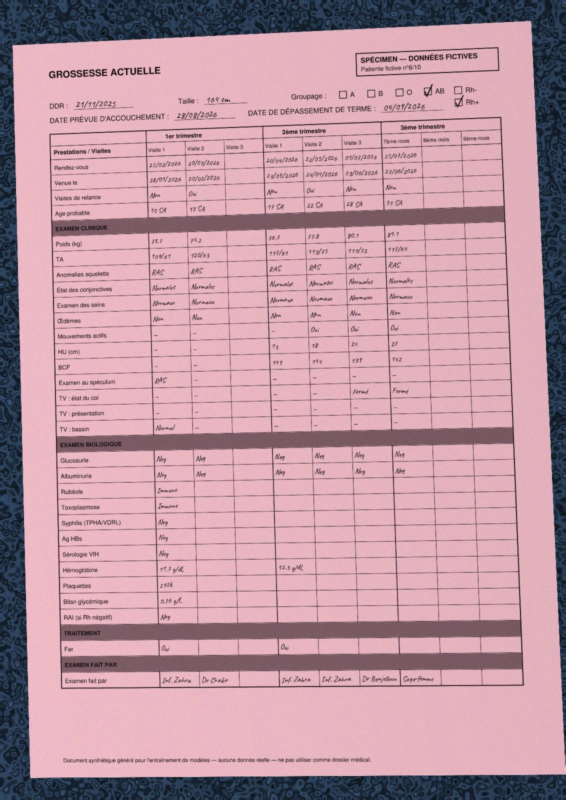
#> input picture dayone-participants/work/strat15/app/testdata/p3_grossesse.jpg, 1131 x 1600 px (shown at 1/2 size); its folder holds only this picture in this run
$ python -i register.py   (imports and definitions only)
#> lines starting #> are read from the running program, lines starting #| are printed output that depends on the picture; after the words box and inside, x2 and y2 are one past the last pixel; in counts of white or black regions, pixels touching at a corner belong together
### dayone-participants/work/strat2/templates.py
"""Strategy 2 (part 1): page templates and field zones in template pixel coordinates.

* Reference page for type t = patient 1's page t.
* For every specimen page we fit the affine page->reference from matched printed labels
  (layouts differ only by a global similarity transform), so GT boxes of all 10 patients can be
  expressed in reference coordinates.
* Zones: table cells from header/row geometry; inline fields from the label to the right
  (bounded by the next label / the widest value seen); checkboxes from the vector squares.
* Blank template = reference page with handwriting spans redacted (for registration & synthesis).
"""
from __future__ import annotations

import json
import sys
from pathlib import Path

import numpy as np
import pymupdf as fitz

HERE = Path(__file__).resolve().parent
sys.path.insert(0, str(HERE.parents[0] / "shared"))
sys.path.insert(0, str(HERE.parents[0] / "strat1"))
import build_gt as B  # noqa: E402
from common import GT_DIR, LOCAL, PDF, SCALE, SHARED  # noqa: E402

TPL_DIR = LOCAL / "templates"


# [22 lines left out: function match_affine, not called in this run]


def apply(M, b):
    pts = np.array([[b[0], b[1], 1], [b[2], b[1], 1], [b[0], b[3], 1], [b[2], b[3], 1]]) @ M.T
    return [pts[:, 0].min(), pts[:, 1].min(), pts[:, 0].max(), pts[:, 1].max()]


# [52 lines left out: functions render_blank, render_blank_clean, not called in this run]


def main():
    TPL_DIR.mkdir(parents=True, exist_ok=True)
    doc = fitz.open(PDF)
    refs = {t: B.label_spans(B.spans_of(doc[t - 1])) for t in range(1, 9)}
    affines = {}
    for n in range(80):
        t = n % 8 + 1
        M, res = match_affine(B.label_spans(B.spans_of(doc[n])), refs[t])
        affines[n + 1] = dict(M=M.tolist(), res=res)
    print("max affine residual (pt):", max(a["res"] for a in affines.values()))

    templates = {}
    for t in range(1, 9):
        page = doc[t - 1]
        spans = B.spans_of(page)
        labs = refs[t]
        runs = B.value_runs(spans)
        occ = B.occurrence_keys(labs)
        zones = {}
        # --- table cells
        for tb in B.TABLES.get(t, []):
            start = B.find_label(labs, tb["start"])
            y0 = start["bbox"][1] - 2
            end = B.find_label(labs, tb["end"], after_y=y0) if tb["end"] else None
            xmin, xmax = tb.get("xmin", 0), tb.get("xmax", 10_000)
            hdr_line = sorted([l for l in labs if abs(B.cy(l["bbox"]) - B.cy(start["bbox"])) < 6
                               and xmin <= l["bbox"][0] < xmax], key=lambda l: l["bbox"][0])
            heads, hi = [], 0
            for l in hdr_line:
                if hi < len(tb["headers"]) and l["key"].startswith(tb["headers"][hi]):
                    heads.append(l); hi += 1
            hx = [h["bbox"][0] for h in heads]
            col_keys = tb.get("col_keys") or tb["headers"]
            y1 = end["bbox"][1] - 4 if end else 800
            vx = [(it[1].x + it[2].x) / 2 for d in page.get_drawings() for it in d["items"] if it[0] == "l"
                  and abs(it[1].x - it[2].x) < 2.5 and abs(it[1].y - it[2].y) > 15
                  and min(it[1].y, it[2].y) < y1 and max(it[1].y, it[2].y) > y0 and xmin <= it[1].x <= xmax]
            right = max(v for v in vx if v > hx[-1])
            xb = [h - 4 for h in hx] + [right]
            if tb["rows"] is None:
                rows = [dict(key="contenu", bbox=(0, start["bbox"][3] + 4, 0, y1))]
            elif tb["rows"] == "auto":
                rows = [dict(l) for l in labs if l["bbox"][0] < hx[0] - 20 and l["bbox"][1] > start["bbox"][3]
                        and not l["key"].startswith("document_synthetique") and not l["bold"]]
            else:
                rows = [dict(next(l for l in labs if l["key"].startswith(rk) and y0 < l["bbox"][1]
                                  and xmin <= l["bbox"][0] < xmax and l["bbox"][0] < hx[0] - 5)) for rk in tb["rows"]]
            import collections
            seen = collections.Counter()
            for r in rows:
                seen[r["key"]] += 1
                if seen[r["key"]] > 1:
                    r["key"] = f"{r['key']}_{seen[r['key']]}"
            pitch = np.median(np.diff([B.cy(r["bbox"]) for r in rows])) if len(rows) > 1 else 20
            for r in rows:
                if tb["rows"] is None:
                    ry0, ry1 = r["bbox"][1], r["bbox"][3]
                else:
                    ry0, ry1 = B.cy(r["bbox"]) - pitch / 2, B.cy(r["bbox"]) + pitch / 2
                for ci, ck in enumerate(col_keys):
                    zones[f"{tb['name']}.{r['key']}.{ck}"] = dict(type="text", zone=[xb[ci], ry0, xb[ci + 1], ry1])
        # --- inline fields: label -> right
        gt_keys = json.loads((GT_DIR / "schema.json").read_text(encoding="utf-8"))[str(t)]
        for key, typ in gt_keys.items():
            if not key.startswith("inline."):
                continue
            lk = key[7:]
            lab = next(l for l in labs if occ[id(l)] == lk)
            lb = lab["bbox"]
            # max extent of values over the 10 patients (in reference coords)
            x_end, y_lo, y_hi = lb[2] + 60, lb[1] - 5, lb[3] + 5
            below = lb[3] + 25 if lab["text"].rstrip().endswith("?") else None
            for p in range(10):
                g = json.loads((GT_DIR / f"page_{p * 8 + t:02d}.json").read_text(encoding="utf-8"))
                f = next((f for f in g["fields"] if f["key"] == key), None)
                if f and f.get("bbox"):
                    M = np.array(affines[p * 8 + t]["M"])
                    bb = apply(M, [v / SCALE for v in f["bbox"]])
                    x_end = max(x_end, bb[2] + 15)
                    y_lo, y_hi = min(y_lo, bb[1] - 3), max(y_hi, bb[3] + 3)
            ul = [it[2].x for d in page.get_drawings() for it in d["items"] if it[0] == "l"
                  and abs(it[1].y - it[2].y) < 2.5 and lb[3] - 3 <= it[1].y <= lb[3] + 9
                  and lb[2] - 6 <= it[1].x <= lb[2] + 15]
            if ul:
                x_end = max(x_end, max(ul) + 5)
            c = B.cy(lb)
            y_lo, y_hi = max(y_lo, c - 12), min(y_hi, c + 11)
            nxt = [l["bbox"][0] for l in labs if abs(B.cy(l["bbox"]) - B.cy(lb)) < 8 and l["bbox"][0] > lb[2] + 5]
            if nxt:
                x_end = min(x_end, min(nxt) - 2)
            if below:
                zones[key] = dict(type="text", zone=[lb[0], lb[3] + 1, 560, below])
            else:
                zones[key] = dict(type="text", zone=[lb[2] + 1, y_lo, min(x_end, 575), y_hi])
        # --- checkboxes
        for cb in B.checkboxes(page, labs, occ):
            zones[cb["key"]] = dict(type="checkbox", zone=list(cb["bbox"]), label=cb["label"], group=cb["group"])
        # px
        for z in zones.values():
            z["zone_px"] = [round(v * SCALE, 1) for v in z["zone"]]
        missing = set(gt_keys) - set(zones)
        if missing:
            print("type", t, "zones missing for", missing)
        templates[t] = dict(page_type=t, ref_page=t, zones=zones,
                            labels=[dict(text=l["text"], bbox_px=[round(v * SCALE, 1) for v in l["bbox"]]) for l in labs])
        render_blank_clean(t - 1, str(TPL_DIR / f"blank_p{t}.png"))
        doc[t - 1].get_pixmap(dpi=200).save(str(TPL_DIR / f"ref_p{t}.png"))
    (SHARED / "templates.json").write_text(json.dumps({str(k): v for k, v in templates.items()}, ensure_ascii=False),
                                           encoding="utf-8")
    (SHARED / "page_affines.json").write_text(json.dumps(affines), encoding="utf-8")
    print({t: len(v["zones"]) for t, v in templates.items()})


# [2 lines that do not run on import are left out]

### dayone-participants/work/strat2/register.py
"""Strategy 2 (part 2): register a photo of a registry page onto its template.

register(photo_rgb) -> dict(page_type, H (photo->template 3x3), warped (template-frame RGB),
                            score (ECC correlation), type_scores)
Steps: page quad (paper vs background) -> rectify to A4 -> page-type classification by ECC
correlation against the 8 blank templates -> ECC homography refinement (coarse to fine).
"""
from __future__ import annotations

import sys
from functools import lru_cache
from pathlib import Path

import cv2
import numpy as np

sys.path.insert(0, str(Path(__file__).resolve().parents[1] / "shared"))
from common import LOCAL, PAGE_H, PAGE_W  # noqa: E402

TPL_DIR = LOCAL / "templates"


def ensure_templates():
    """Blank templates are derived from the specimen PDF (a few seconds); rebuilt automatically if missing."""
    if not (TPL_DIR / "blank_p8.png").exists():
        import templates
        templates.main()


@lru_cache(maxsize=None)
def template_gray(t: int, scale: float, sigma: float = 1.2) -> np.ndarray:
    ensure_templates()
    im = cv2.imread(str(TPL_DIR / f"blank_p{t}.png"), cv2.IMREAD_GRAYSCALE)
    w, h = int(PAGE_W * scale), int(PAGE_H * scale)
    im = cv2.resize(im, (w, h), interpolation=cv2.INTER_AREA)
    return _prep(im, sigma)


def _prep(g: np.ndarray, sigma: float = 1.2) -> np.ndarray:
    """Illumination-invariant 'ink darkness' map: 1 - gray / local paper level (shadows cancel)."""
    g = g.astype(np.float32) + 1
    k = max(9, (min(g.shape) // 25) | 1)
    bg = cv2.dilate(g, np.ones((k // 3 | 1, k // 3 | 1), np.uint8))       # local max = paper level
    bg = cv2.GaussianBlur(bg, (0, 0), k / 3)
    n = np.clip(1 - g / bg, 0, 1)
    if sigma > 0:
        n = cv2.GaussianBlur(n, (0, 0), sigma)
    return n


def order_quad(pts: np.ndarray) -> np.ndarray:
    pts = pts.reshape(4, 2).astype(np.float32)
    s = pts.sum(1); d = np.diff(pts, axis=1).ravel()
    tl, br = pts[np.argmin(s)], pts[np.argmax(s)]
    tr, bl = pts[np.argmin(d)], pts[np.argmax(d)]
    return np.float32([tl, tr, br, bl])


def find_page_quad(img: np.ndarray):
    """Return 4 corners (photo px) of the paper, or None if the page fills the frame."""
    h, w = img.shape[:2]
    sc = 800 / max(h, w)
    small = cv2.resize(img, (int(w * sc), int(h * sc)), interpolation=cv2.INTER_AREA)
    hsv = cv2.cvtColor(small, cv2.COLOR_RGB2HSV)
    v = cv2.GaussianBlur(hsv[..., 2], (7, 7), 0)
    _, m = cv2.threshold(v, 0, 255, cv2.THRESH_BINARY + cv2.THRESH_OTSU)
    m = cv2.morphologyEx(m, cv2.MORPH_CLOSE, np.ones((15, 15), np.uint8))
    m = cv2.morphologyEx(m, cv2.MORPH_OPEN, np.ones((9, 9), np.uint8))
    cnts, _ = cv2.findContours(m, cv2.RETR_EXTERNAL, cv2.CHAIN_APPROX_SIMPLE)
    if not cnts:
        return None
    c = max(cnts, key=cv2.contourArea)
    area = cv2.contourArea(c) / (small.shape[0] * small.shape[1])
    if area < 0.2 or area > 0.97:
        return None
    hull = cv2.convexHull(c)
    peri = cv2.arcLength(hull, True)
    quad = None
    for eps in (0.01, 0.02, 0.03, 0.05):
        ap = cv2.approxPolyDP(hull, eps * peri, True)
        if len(ap) == 4:
            quad = ap
            break
    if quad is None:
        quad = cv2.boxPoints(cv2.minAreaRect(hull))
    return order_quad(np.asarray(quad, np.float32) / sc)


# [9 lines left out: function _ecc, not called in this run]


def _scale_h(H, s):
    S = np.diag([s, s, 1.0]); Si = np.diag([1 / s, 1 / s, 1.0])
    return S @ H @ Si


# [12 lines left out: function _refine, not called in this run]


def _coarse_scores(gray, H0, s=0.1, pad=12):
    """Shift-tolerant NCC of the rough rectified page against each blank template (page-type prior)."""
    S = np.diag([s, s, 1.0])
    W, Hh = int(PAGE_W * s), int(PAGE_H * s)
    r = _prep(cv2.warpPerspective(gray, S @ H0, (W, Hh), flags=cv2.INTER_AREA, borderMode=cv2.BORDER_REPLICATE), 1.0)
    r = cv2.copyMakeBorder(r, pad, pad, pad, pad, cv2.BORDER_CONSTANT, value=0)
    out = {}
    for t in range(1, 9):
        tpl = template_gray(t, s, 1.0)[pad:-pad, pad:-pad]
        out[t] = float(cv2.matchTemplate(r, tpl, cv2.TM_CCOEFF_NORMED).max())
    return out


TWINS = {5: 7, 7: 5, 6: 8, 8: 6}


# [52 lines left out: functions _title_score, _twin_pair, twin_decide, _full_refine, not called in this run]


def register(photo: np.ndarray, page_type: int | None = None, fine_scale: float = 0.5, topk: int = 2):
    h, w = photo.shape[:2]
    quad = find_page_quad(photo)
    if quad is None:
        quad = np.float32([[0, 0], [w, 0], [w, h], [0, h]])
    dst = np.float32([[0, 0], [PAGE_W, 0], [PAGE_W, PAGE_H], [0, PAGE_H]])
    H0 = cv2.getPerspectiveTransform(quad, dst).astype(np.float64)        # photo -> template (rough)
    gray = cv2.cvtColor(photo, cv2.COLOR_RGB2GRAY)
    prior = _coarse_scores(gray, H0)
    if page_type:
        cands = [page_type]
    else:
        cands = sorted(prior, key=prior.get, reverse=True)[:topk]
        for t in list(cands):
            if t in TWINS and TWINS[t] not in cands:
                cands.append(TWINS[t])
    res = {}
    for t in cands:
        res[t] = _full_refine(gray, H0, t, fine_scale)
    # twins share the geometry: decide on the full-page cc, then on the title band
    best = max(res, key=lambda t: res[t][0])
    cc, H = res[best]
    warped = cv2.warpPerspective(photo, H, (PAGE_W, PAGE_H), flags=cv2.INTER_LINEAR,
                                 borderMode=cv2.BORDER_REPLICATE)
    if not page_type and best in TWINS:
        best = twin_decide(warped, best)
    return dict(page_type=best, H=H, warped=warped, score=float(cc),
                type_scores={int(k): float(v[0]) for k, v in res.items()}, prior=prior)


ROTATIONS = (cv2.ROTATE_90_CLOCKWISE, cv2.ROTATE_90_COUNTERCLOCKWISE, cv2.ROTATE_180)


def register_any_orientation(photo: np.ndarray, page_type: int | None = None, accept: float = 0.45,
                             good: float = 0.70):
    """register(); if the page is not found upright (score < accept), try the photo turned by 90°, 270° and 180°
    (phone held sideways, booklet upside down). Returns (reg, photo as registered, rotation code or None)."""
    reg = register(photo, page_type)
    best = (reg, photo, None)
    if reg["score"] >= accept:
        return best
    for rot in ROTATIONS:
        turned = cv2.rotate(photo, rot)
        r = register(turned, page_type)
        if r["score"] > best[0]["score"]:
            best = (r, turned, rot)
        if r["score"] >= good:
            break
    return best

>>> import cv2
>>> picture = cv2.cvtColor(cv2.imread('../strat15/app/testdata/p3_grossesse.jpg'), cv2.COLOR_BGR2RGB)
>>> result = register_any_orientation(picture)
#> in find_page_quad, `v = cv2.GaussianBlur(hsv[..., 2], (7, 7), 0)`:
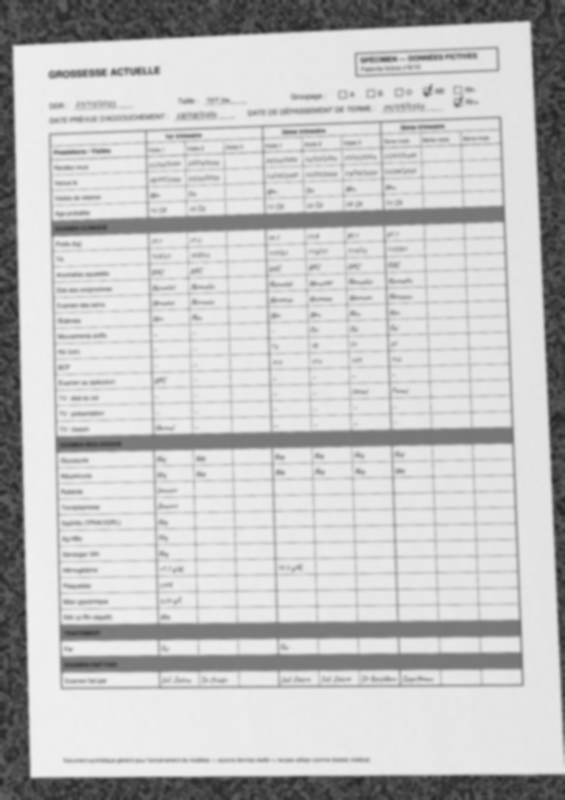
#> v: shape (800, 565); min 37, max 241, mean 195
#> in find_page_quad, `_, m = cv2.threshold(v, 0, 255, cv2.THRESH_BINARY + cv2.THRESH_OTSU)`:
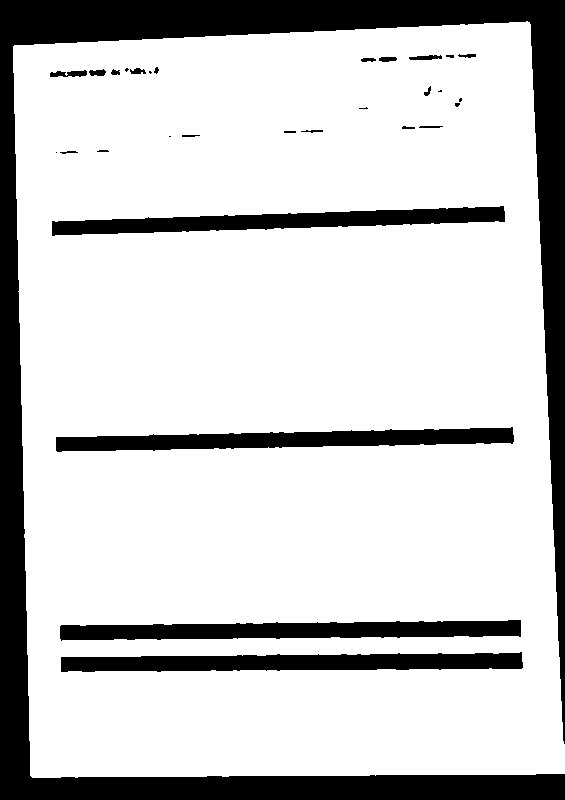
#> m: shape (800, 565); 80.2% white; 31 black regions (8 under 20 px), largest, box (x1, y1, x2, y2) and area: (0, 0, 565, 800) 61059, (61, 652, 523, 672) 6935, (60, 620, 521, 641) 6926
#> in find_page_quad, `m = cv2.morphologyEx(m, cv2.MORPH_CLOSE, np.ones((15, 15), np.uint8))`:
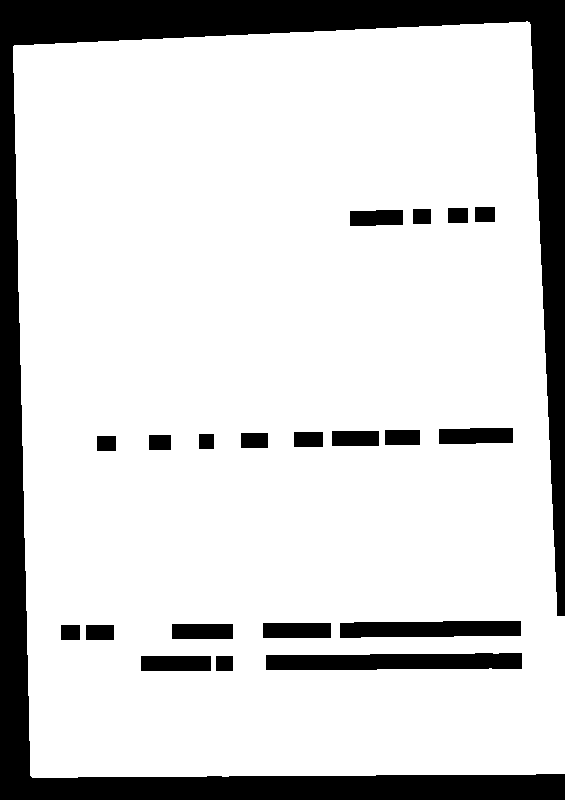
#> m: shape (800, 565); 83% white; 21 black regions, largest, box (x1, y1, x2, y2) and area: (0, 0, 565, 800) 60448, (266, 653, 522, 670) 3885, (340, 621, 521, 638) 2733
#> in find_page_quad, `cnts, _ = cv2.findContours(m, cv2.RETR_EXTERNAL, cv2.CHAIN_APPROX_SIMP..`: cnts = 1 contour; box (x1, y1, x2, y2) and area: (13, 22, 565, 778) 390274
#> in find_page_quad, `c = max(cnts, key=cv2.contourArea)`: c = contour of 151 points, box (x1, y1, x2, y2) (13, 22, 565, 778), area 390274
#> in find_page_quad, `area = cv2.contourArea(c) / (small.shape[0] * small.shape[1])`: area = 0.863
#> in find_page_quad, `hull = cv2.convexHull(c)`: hull = contour of 19 points, box (x1, y1, x2, y2) (13, 22, 565, 778), area 393583
#> in find_page_quad, `peri = cv2.arcLength(hull, True)`: peri = 2533.2
#> the loop in find_page_quad, `for eps in (0.01, 0.02, 0.03, 0.05):` made 1 pass
#> quad on pass 1: [[529, 22], [564, 773], [32, 777], [13, 46]]
#> in order_quad, `pts = pts.reshape(4, 2).astype(np.float32)`: pts = [[1058, 44], [1128, 1546], [64, 1554], [26, 92]]
#> in order_quad, `s = pts.sum(1)`: s = [1102, 2674, 1618, 118]
#> in order_quad, `d = np.diff(pts, axis=1).ravel()`: d = [-1014, 418, 1490, 66]
#> in order_quad, `tl, br = pts[np.argmin(s)], pts[np.argmax(s)]`: tl = [26, 92]; br = [1128, 1546]
#> in order_quad, `tr, bl = pts[np.argmin(d)], pts[np.argmax(d)]`: tr = [1058, 44]; bl = [64, 1554]
#> in register, `quad = find_page_quad(photo)`: quad = [[26, 92], [1058, 44], [1128, 1546], [64, 1554]]
#> in register, `H0 = cv2.getPerspectiveTransform(quad, dst).astype(np.float64)`: H0 = [[1.65, -0.0429, -38.93], [0.0767, 1.65, -153.7], [2.76e-05, 1.93e-05, 1]]
#> in register, `gray = cv2.cvtColor(photo, cv2.COLOR_RGB2GRAY)`:
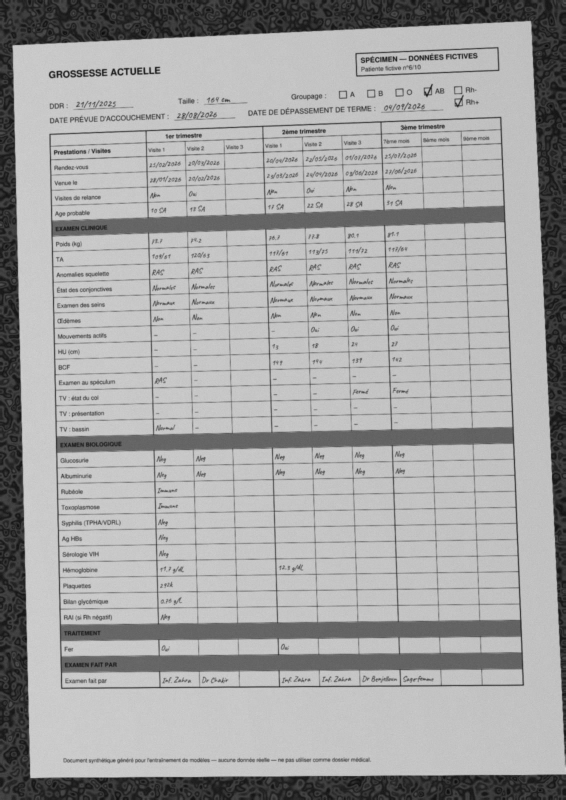
#> gray: shape (1600, 1131) (shown at 1/2 size); min 6, max 218, mean 164.1
#> in _prep, `bg = cv2.GaussianBlur(bg, (0, 0), k / 3)`:
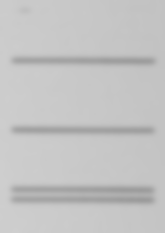
#> bg: shape (233, 165) float32; min 156, max 206.7, mean 195.6
#> in _prep, `n = cv2.GaussianBlur(n, (0, 0), sigma)`:
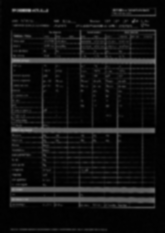
#> n: shape (233, 165) float32; min 0.000261, max 0.555, mean 0.0737
#> in _coarse_scores, `r = cv2.copyMakeBorder(r, pad, pad, pad, pad, cv2.BORDER_CONSTANT, val..`:
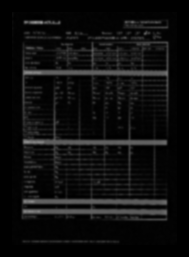
#> r: shape (257, 189) float32; min 0, max 0.555, mean 0.0583
#> (the call stopped at in main, `doc = fitz.open(PDF)`: pymupdf is not available in this run)
#> (the run stopped early here; a loop or call above may not have finished)

$ run again, on dayone-participants/work/strat15/app/testdata/p4_accouchement.jpg
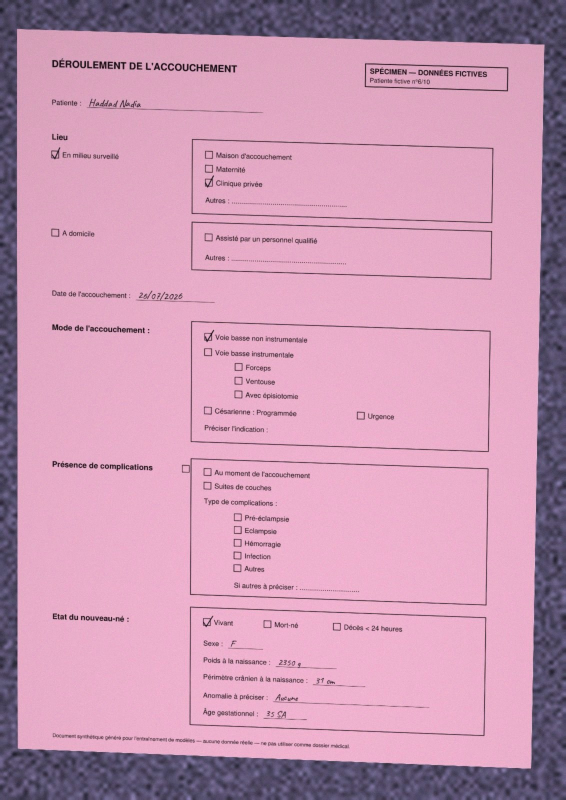
#> input picture dayone-participants/work/strat15/app/testdata/p4_accouchement.jpg, 1131 x 1600 px (shown at 1/2 size)
#> hsv: shape (800, 565, 3); mean H, S, V 159.5, 66.8, 205.9
#> in find_page_quad, `m = cv2.morphologyEx(m, cv2.MORPH_CLOSE, np.ones((15, 15), np.uint8))`:
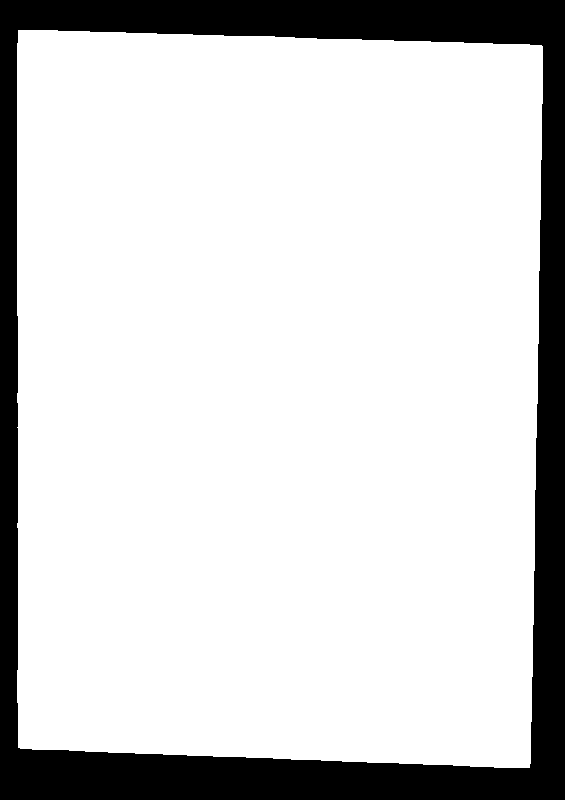
#> m: shape (800, 565); 83% white; 1 black region, box (x1, y1, x2, y2) and area: (0, 0, 565, 800) 76890
#> cnts = 1 contour; box (x1, y1, x2, y2) and area: (17, 30, 543, 768) 373866
#> c = contour of 113 points, box (x1, y1, x2, y2) (17, 30, 543, 768), area 373866
#> area = 0.827
#> hull = contour of 21 points, box (x1, y1, x2, y2) (17, 30, 543, 768), area 375282
#> peri = 2474.6
#> the loop in find_page_quad, `for eps in (0.01, 0.02, 0.03, 0.05):` made 1 pass
#> quad on pass 1: [[18, 30], [542, 46], [529, 767], [18, 747]]
#> pts = [[36, 60], [1084, 92], [1058, 1534], [36, 1494]]
#> s = [96, 1176, 2592, 1530]
#> d = [24, -992, 476, 1458]
#> tl = [36, 60]; br = [1058, 1534]
#> tr = [1084, 92]; bl = [36, 1494]
#> in register, `quad = find_page_quad(photo)`: quad = [[36, 60], [1084, 92], [1058, 1534], [36, 1494]]
#> H0 = [[1.59, -1.41e-18, -57.13], [-0.0485, 1.59, -93.63], [6.52e-06, -1.72e-05, 1]]
#> in _coarse_scores, `r = cv2.copyMakeBorder(r, pad, pad, pad, pad, cv2.BORDER_CONSTANT, val..`:
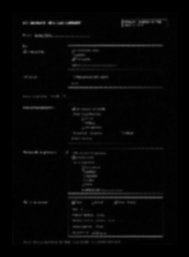
#> r: shape (257, 189) float32; min 0, max 0.503, mean 0.0258
